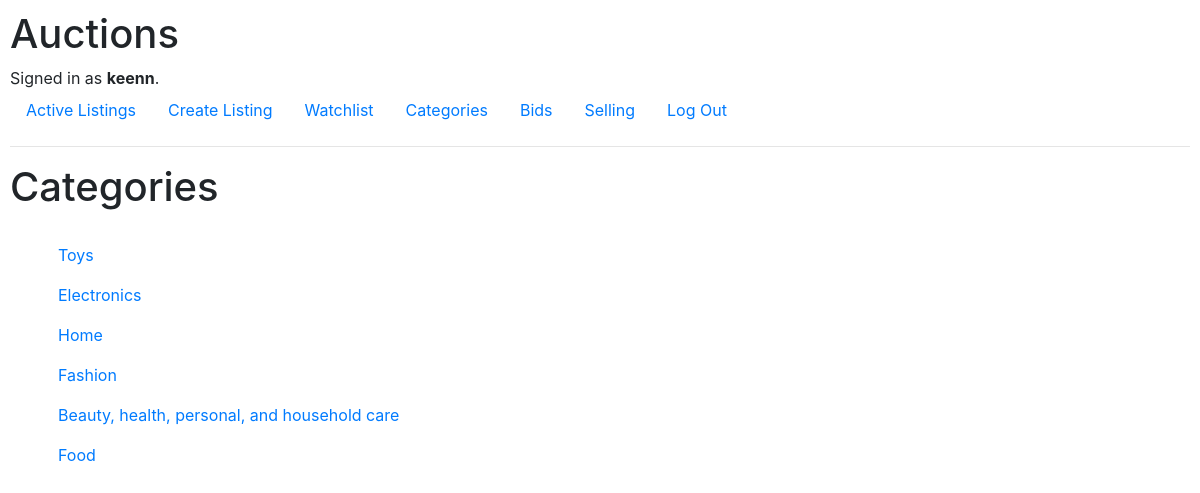
The page /categories (signed in) on the database its author committed.
### auctions/models.py (models this page shows)
class User(AbstractUser):
    pass

class Category(models.Model):
    category = models.CharField(max_length=64)
    def __str__(self):
        return f"{self.category}"

### auctions/views.py (the view)
# urls.py: path("categories", views.categories, name="categories"),
@login_required
def categories(request):
    return render(request, 'auctions/categories.html', {
        'categories' : Category.objects.all(),
        'watchlistCount' : Watchlist.objects.get(user = User.objects.get(pk=request.user.id)).listing.count()
    })

### auctions/templates/auctions/categories.html (shortened to what this page needs)
{% extends 'auctions/layout.html' %}
{% block body %}
    <div class="categoriesWrapper">
        <h1>Categories</h1>
        <ul>
            {% for category in categories %}
            <a href="{% url 'category' category.pk %}">
                <li>
                    {{ category }}
                </li>
            </a>
            {% endfor %}
        </ul>
    </div>
{% endblock %}

### auctions/templates/auctions/layout.html (shortened to what this page needs)
{% load static %}
<!DOCTYPE html>
<html lang="en">
    <head>
        <link rel="stylesheet" href="https://stackpath.bootstrapcdn.com/bootstrap/4.4.1/css/bootstrap.min.css">
        <link href="{% static 'auctions/styles.css' %}" rel="stylesheet">
    </head>
    <body>
        <h1>Auctions</h1>
        <div>
            {% if user.is_authenticated %}
                Signed in as <strong>{{ user.username }}</strong>.
            {% else %}
                Not signed in.
            {% endif %}
        </div>
        <ul class="nav">
            <li class="nav-item">
                <a class="nav-link" href="{% url 'index' %}">Active Listings</a>
            </li>
            {% if user.is_authenticated %}
                <li class="nav-item">
                    <a class="nav-link" href="{% url 'new' %}">Create Listing</a>
                </li>
                <li class="nav-item">
                    <a class="nav-link watchlistnav" href="{% url 'watchlist' %}">Watchlist
                    </a>
                </li>
                <li class="nav-item">
                    <a class="nav-link" href="{% url 'categories' %}">Categories</a>
                </li>
                <li class="nav-item">
                    <a class="nav-link" href="{% url 'bids' %}">Bids</a>
                </li>
                <li class="nav-item">
                    <a class="nav-link" href="{% url 'selling' %}">Selling</a>
                </li>
                <li class="nav-item">
                    <a class="nav-link" href="{% url 'logout' %}">Log Out</a>
                </li>
            {% endif %}
        </ul>
        <hr>
        {% block body %}
        {% endblock %}
    </body>
</html>

### auctions/static/auctions/styles.css (style rules this page uses)
* { padding: 0; margin: 0; box-sizing: border-box; text-decoration: none !important; }
body { padding: 10px; }
.categoriesWrapper ul { margin-top: 2rem; margin-left: 3rem; display: flex; flex-direction: column; gap: 1rem; list-style: none; }
.categoriesWrapper * { width: max-content; }

### rows shown on the page
User: username "keenn"
Category: category "Toys"
Category: category "Electronics"
Category: category "Home"
Category: category "Fashion"
Category: category "Beauty, health, personal, and household care"
Category: category "Food"
